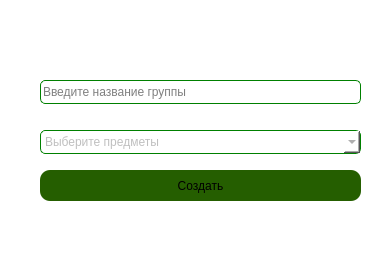
<?xml version="1.0" encoding="UTF-8"?>
<ui version="4.0">
 <class>GroupCreateForm</class>
 <widget class="QDialog" name="GroupCreateForm">
  <property name="geometry">
   <rect>
    <x>0</x>
    <y>0</y>
    <width>392</width>
    <height>264</height>
   </rect>
  </property>
  <property name="windowTitle">
   <string>Создание группы</string>
  </property>
  <property name="styleSheet">
   <string notr="true">QDialog{
border-radius: 6px;
background-color: rgb(255, 255, 255);
}</string>
  </property>
  <widget class="MultiSelectComboBox" name="multiselect">
   <property name="geometry">
    <rect>
     <x>40</x>
     <y>130</y>
     <width>321</width>
     <height>24</height>
    </rect>
   </property>
   <property name="styleSheet">
    <string notr="true">QComboBox {
font: 13pt &quot;SF Pro&quot;;
color: grey;
border-radius: 5px;
border-width: 1px;
border-style: solid;
background-color: white;
border-color: green;
}
</string>
   </property>
   <property name="placeholderText">
    <string>Выберите предметы</string>
   </property>
  </widget>
  <widget class="QLineEdit" name="groupNameInput">
   <property name="geometry">
    <rect>
     <x>40</x>
     <y>80</y>
     <width>321</width>
     <height>24</height>
    </rect>
   </property>
   <property name="styleSheet">
    <string notr="true">QLineEdit {
font: 13pt &quot;SF Pro&quot;;
color: black;
border-radius: 5px;
border-width: 1px;
border-style: solid;
background-color: white;
border-color: green;
}
</string>
   </property>
   <property name="placeholderText">
    <string>Введите название группы</string>
   </property>
  </widget>
  <widget class="QPushButton" name="createButton">
   <property name="geometry">
    <rect>
     <x>40</x>
     <y>170</y>
     <width>321</width>
     <height>31</height>
    </rect>
   </property>
   <property name="styleSheet">
    <string notr="true">QPushButton{
     border-radius: 10px;
     background-color: rgb(37, 94, 0);
	font: 600 15pt &quot;SF Pro&quot;;
    font-color: white;
}</string>
   </property>
   <property name="text">
    <string>Создать</string>
   </property>
  </widget>
 </widget>
 <customwidgets>
  <customwidget>
   <class>MultiSelectComboBox</class>
   <extends>QComboBox</extends>
   <header location="global">multiselectcombobox.h</header>
  </customwidget>
 </customwidgets>
 <resources/>
 <connections/>
</ui>
